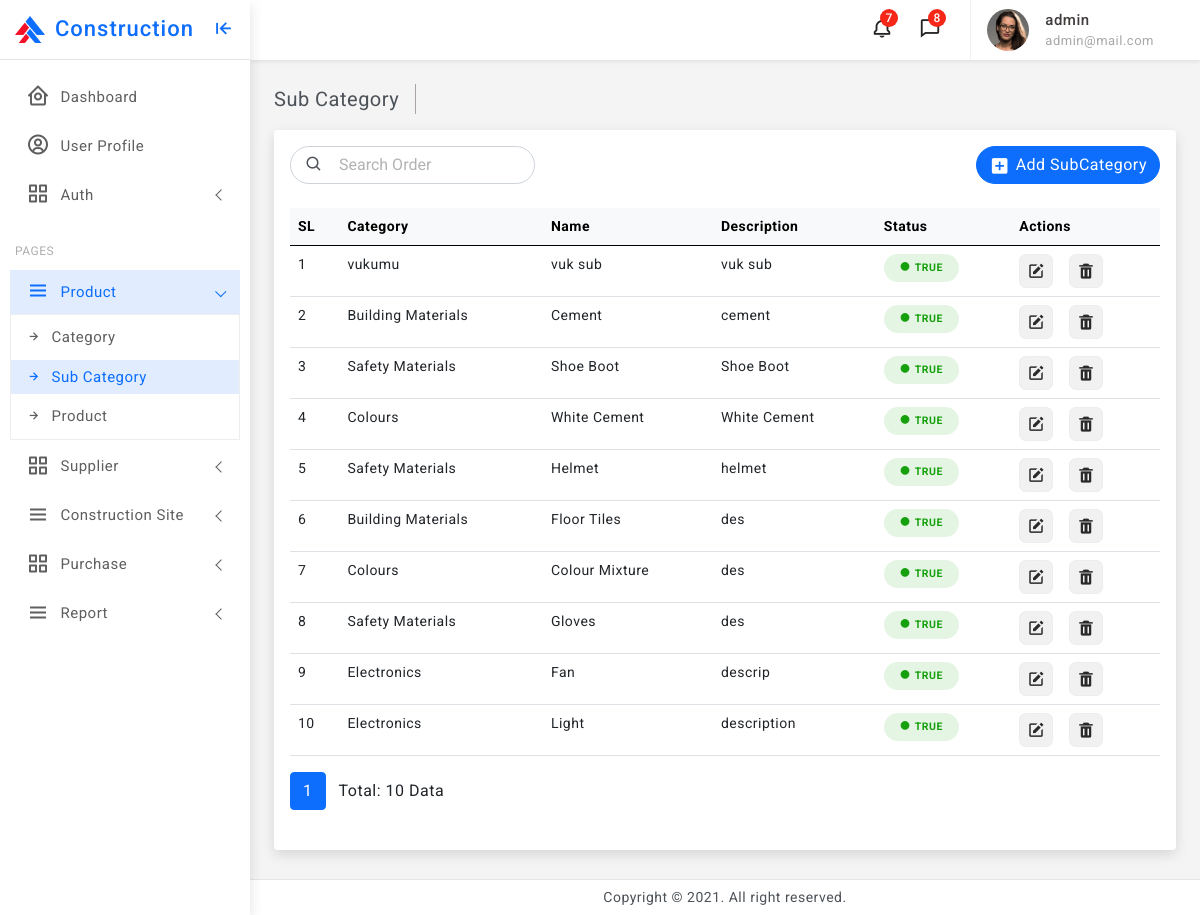
Screenshot of /category/subcategory/ (signed in) with the database file from the repository.
### category/models.py (models this page shows, shortened)
class SubCategory(models.Model):
    category = models.ForeignKey(Category, on_delete=models.RESTRICT)
    name = models.CharField(max_length=240)
    description = models.CharField(max_length=500, blank=True, null=True)
    status = models.BooleanField(default=True)
    user = models.ForeignKey(User, on_delete=models.RESTRICT)
    created_at = models.DateTimeField(auto_now_add=True)
    updated_at = models.DateTimeField(auto_now=True)

class Category(models.Model):
    name = models.CharField(max_length=240)
    description = models.CharField(max_length=500, blank=True, null=True)
    status = models.BooleanField(default=True)
    user = models.ForeignKey(User, on_delete=models.RESTRICT)
    created_at = models.DateTimeField(auto_now_add=True)
    updated_at = models.DateTimeField(auto_now=True)
    def __str__(self):
        return self.name

### category/views.py (the view)
# urls.py: path('subcategory/', views.SubCategoryHome, name='subcategory'),
@login_required
def SubCategoryHome(request):
    form = SubCategoryCreateForm()
    subcategories = SubCategory.objects.order_by('-created_at')
    paginator = Paginator(subcategories, 15)  # Display 3 posts per page
    page_number = request.GET.get('page')
    page_obj = paginator.get_page(page_number)
    context = {
        'form' : form,
        'page_obj': page_obj,
    }
    return render(request, "categories/subcategory.html", context)

### category/forms.py
class SubCategoryCreateForm(forms.ModelForm):
    class Meta:
        model = SubCategory
        fields = ['category','name', 'description']
        widgets = {
            'category': forms.Select(attrs={'class': 'form-control', 'id': 'categoryid'}),
            'name': forms.TextInput(attrs={'class': 'form-control', 'id': 'nameid'}),
            'description': forms.Textarea(attrs={'class': 'form-control', 'id': 'desid', 'rows': 3, 'cols': 1}),
        }

### templates/categories/subcategory.html (shortened to what this page needs)
{% extends "base.html" %}
{% load static %}
{% block content %}
<div class="page-wrapper">
    <div class="page-content">
        <div class="page-breadcrumb d-none d-sm-flex align-items-center mb-3">
            <div class="breadcrumb-title pe-3">Sub Category</div>
        </div>
        <div class="card">
            <div class="card-body">
                <div class="d-lg-flex align-items-center mb-4 gap-3">
                    <div class="position-relative">
                        <input type="text" class="form-control ps-5 radius-30" placeholder="Search Order"> <span class="position-absolute top-50 product-show translate-middle-y"><i class="bx bx-search"></i></span>
                    </div>
                    {% if perms.category.add_subcategory %}
                    <div class="ms-auto">
                        <button class="btn btn-primary radius-30 mt-2 mt-lg-0" data-bs-toggle="modal" data-bs-target="#addSubCategoryModal">
                            <i class="bx bxs-plus-square"></i>Add SubCategory
                        </button>
                    </div>
                    {% endif %}
                </div>
                <div class="table-responsive">
                    <table class="table mb-0">
                        <thead class="table-light">
                            <tr>
                                <th>SL</th>
                                <th>Category</th>
                                <th>Name</th>
                                <th>Description</th>
                                <th>Status</th>
                                <th>Actions</th>
                            </tr>
                        </thead>
                        <tbody id="tbodyid">
                            {% for scat in page_obj %}
                            <tr>
                                <td>{{forloop.counter}}</td>
                                <td>{{ scat.category }}</td>
                                <td>{{ scat.name }}</td>
                                <td>{{ scat.description }}</td>
                                <td><div class="badge rounded-pill text-success bg-light-success p-2 text-uppercase px-3"><i class='bx bxs-circle me-1'></i>{{ scat.status }}</div></td>
                                <td>
                                    <div class="d-flex order-actions">
                                        {% if perms.category.change_category %}
                                            <a class="btn-edit" data-bs-toggle="modal" data-bs-target="#addSubCategoryModal" data-scid="{{scat.id}}">
                                                <i class='bx bxs-edit'></i>
                                            </a>
                                        {% endif %}
                                        {% if perms.category.delete_category %}
                                            <a class="ms-3 btn-delete" data-scid="{{scat.id}}">
                                                <i class='bx bxs-trash'></i>
                                            </a>
                                        {% endif %}
                                    </div>
                                </td>
                            </tr>
                            {% empty %}
                            <tr>
                                <td colspan="5" class="text-center text-secondary my-5">No Record Found in Database</td>
                            </tr>
                            {% endfor %}
                        </tbody>
                    </table>
                </div>
                <div class="pagination mt-3">
                    {% for num in page_obj.paginator.page_range %}
                        {% if page_obj.number == num %}
                            <a class="btn btn-primary mb-4" href="?page={{ num }}">{{ num }}</a>
                        {% elif num > page_obj.number|add:'-3' and num < page_obj.number|add:'3' %}
                            <a class="btn btn-outline-primary mb-4" href="?page={{ num }}">{{ num }}</a>
                        {% endif %}
                    {% endfor %}
                    <p class="btn mb-4 float-end">Total: {{ page_obj.paginator.count }} Data</p>
                </div>
            </div>
        </div>
    </div>
</div>
{% endblock content %}

### templates/base.html (shortened to what this page needs)
{% load static %}
<!doctype html>
<html lang="en">
{% include "assets/css/templatecss.html" %}
<body>
	<div class="wrapper">
		<div class="sidebar-wrapper" data-simplebar="true">
			<div class="sidebar-header">
				<div>
					<img src={% static "assets/images/logo-icon.png" %} class="logo-icon" alt="logo icon">
				</div>
				<div>
					<h4 class="logo-text">Construction</h4>
				</div>
				<div class="toggle-icon ms-auto"><i class='bx bx-arrow-to-left'></i>
				</div>
			</div>
			<ul class="metismenu" id="menu">
				<li>
					<a href="{% url 'dashboard' %}">
						<div class="parent-icon"><i class='bx bx-home-circle'></i>
						</div>
						<div class="menu-title">Dashboard</div>
					</a>
				</li>
				<li>
					<a href="{% url 'profile' %}">
						<div class="parent-icon"><i class="bx bx-user-circle"></i>
						</div>
						<div class="menu-title">User Profile</div>
					</a>
				</li>
				<li>
					<a class="has-arrow" href="javascript:;">
						<div class="parent-icon"><i class="bx bx-grid-alt"></i>
						</div>
						<div class="menu-title">Auth</div>
					</a>
				</li>
				<li class="menu-label">Pages</li>
				<li>
					<a class="has-arrow" href="javascript:;">
						<div class="parent-icon"><i class="bx bx-menu"></i>
						</div>
						<div class="menu-title">Product</div>
					</a>
					<ul>
						<li> <a href="{% url 'category' %}"><i class="bx bx-right-arrow-alt"></i>Category</a></li>
						<li> <a href="{% url 'subcategory' %}"><i class="bx bx-right-arrow-alt"></i>Sub Category</a></li>
						<li> <a href="{% url 'product' %}"><i class="bx bx-right-arrow-alt"></i>Product</a></li>
					</ul>
				</li>
				<li>
					<a class="has-arrow" href="javascript:;">
						<div class="parent-icon"><i class="bx bx-grid-alt"></i>
						</div>
						<div class="menu-title">Supplier</div>
					</a>
				</li>
				<li>
					<a class="has-arrow" href="javascript:;">
						<div class="parent-icon"><i class="bx bx-menu"></i>
						</div>
						<div class="menu-title">Construction Site</div>
					</a>
				</li>
				<li>
					<a class="has-arrow" href="javascript:;">
						<div class="parent-icon"><i class="bx bx-grid-alt"></i>
						</div>
						<div class="menu-title">Purchase</div>
					</a>
				</li>
				<li>
					<a class="has-arrow" href="javascript:;">
						<div class="parent-icon"><i class="bx bx-menu"></i>
						</div>
						<div class="menu-title">Report</div>
					</a>
				</li>
			</ul>
		</div>
		<header>
			<div class="topbar d-flex align-items-center">
				<nav class="navbar navbar-expand">
					<div class="top-menu ms-auto">
						<ul class="navbar-nav align-items-center">
							<li class="nav-item dropdown dropdown-large">
								<a class="nav-link dropdown-toggle dropdown-toggle-nocaret position-relative" href="#" role="button" data-bs-toggle="dropdown" aria-expanded="false"> <span class="alert-count">7</span>
									<i class='bx bx-bell'></i>
								</a>
							</li>
							<li class="nav-item dropdown dropdown-large">
								<a class="nav-link dropdown-toggle dropdown-toggle-nocaret position-relative" href="#" role="button" data-bs-toggle="dropdown" aria-expanded="false"> <span class="alert-count">8</span>
									<i class='bx bx-comment'></i>
								</a>
							</li>
						</ul>
					</div>
					<div class="user-box dropdown">
						<a class="d-flex align-items-center nav-link dropdown-toggle dropdown-toggle-nocaret" href="#" role="button" data-bs-toggle="dropdown" aria-expanded="false">
							<img src={% static "assets/images/avatars/avatar-2.png" %} class="user-img" alt="user avatar">
							<div class="user-info ps-3">
								<p class="user-name mb-0">{{ user.username }}</p>
								<p class="designattion mb-0">{{ user.email }}</p>
							</div>
						</a>
					</div>
				</nav>
			</div>
		</header>
        {% block content %}
        {% endblock content %}
		<footer class="page-footer">
			<p class="mb-0">Copyright © 2021. All right reserved.</p>
		</footer>
	</div>
</body>
</html>

### rows the page displays
SubCategory: category "vukumu", name "vuk sub", description "vuk sub", status "TRUE"
SubCategory: category "Building Materials", name "Cement", description "cement", status "TRUE"
SubCategory: category "Safety Materials", name "Shoe Boot", description "Shoe Boot", status "TRUE"
SubCategory: category "Colours", name "White Cement", description "White Cement", status "TRUE"
SubCategory: category "Safety Materials", name "Helmet", description "helmet", status "TRUE"
SubCategory: category "Building Materials", name "Floor Tiles", description "des", status "TRUE"
SubCategory: category "Colours", name "Colour Mixture", description "des", status "TRUE"
SubCategory: category "Safety Materials", name "Gloves", description "des", status "TRUE"
SubCategory: category "Electronics", name "Fan", description "descrip", status "TRUE"
SubCategory: category "Electronics", name "Light", description "description", status "TRUE"

### other values shown
{{ user.username }} "admin"
{{ user.email }} "admin@mail.com"
{{ num }} "1"
{{ page_obj.paginator.count }} "10"
